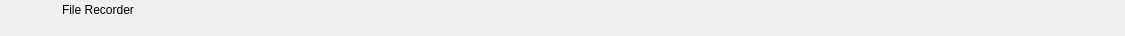
<?xml version="1.0" encoding="UTF-8"?>
<ui version="4.0">
 <class>RundownFileRecorderWidget</class>
 <widget class="QWidget" name="RundownFileRecorderWidget">
  <property name="geometry">
   <rect>
    <x>0</x>
    <y>0</y>
    <width>1125</width>
    <height>36</height>
   </rect>
  </property>
  <layout class="QHBoxLayout" name="horizontalLayout">
   <property name="spacing">
    <number>0</number>
   </property>
   <property name="leftMargin">
    <number>0</number>
   </property>
   <property name="topMargin">
    <number>0</number>
   </property>
   <property name="rightMargin">
    <number>0</number>
   </property>
   <property name="bottomMargin">
    <number>0</number>
   </property>
   <item>
    <widget class="QFrame" name="frameItem">
     <property name="sizePolicy">
      <sizepolicy hsizetype="Preferred" vsizetype="Fixed">
       <horstretch>0</horstretch>
       <verstretch>0</verstretch>
      </sizepolicy>
     </property>
     <property name="minimumSize">
      <size>
       <width>0</width>
       <height>36</height>
      </size>
     </property>
     <widget class="QLabel" name="labelIcon">
      <property name="geometry">
       <rect>
        <x>22</x>
        <y>2</y>
        <width>32</width>
        <height>32</height>
       </rect>
      </property>
      <property name="text">
       <string/>
      </property>
      <property name="pixmap">
       <pixmap resource="../Widgets.qrc">:/Graphics/Images/FileRecorder.png</pixmap>
      </property>
      <property name="scaledContents">
       <bool>true</bool>
      </property>
     </widget>
     <widget class="QLabel" name="labelLabel">
      <property name="geometry">
       <rect>
        <x>62</x>
        <y>2</y>
        <width>5000</width>
        <height>16</height>
       </rect>
      </property>
      <property name="text">
       <string>File Recorder</string>
      </property>
     </widget>
     <widget class="QLabel" name="labelColor">
      <property name="geometry">
       <rect>
        <x>0</x>
        <y>0</y>
        <width>18</width>
        <height>36</height>
       </rect>
      </property>
      <property name="text">
       <string/>
      </property>
     </widget>
     <widget class="QLabel" name="labelGroupColor">
      <property name="geometry">
       <rect>
        <x>0</x>
        <y>0</y>
        <width>6</width>
        <height>36</height>
       </rect>
      </property>
      <property name="text">
       <string/>
      </property>
     </widget>
     <widget class="QLabel" name="labelDevice">
      <property name="geometry">
       <rect>
        <x>62</x>
        <y>19</y>
        <width>75</width>
        <height>16</height>
       </rect>
      </property>
      <property name="text">
       <string></string>
      </property>
     </widget>
     <widget class="QLabel" name="labelChannel">
      <property name="geometry">
       <rect>
        <x>0</x>
        <y>0</y>
        <width>0</width>
        <height>0</height>
       </rect>
      </property>
      <property name="text">
       <string></string>
      </property>
     </widget>
     <widget class="QLabel" name="labelDelay">
      <property name="geometry">
       <rect>
        <x>185</x>
        <y>19</y>
        <width>55</width>
        <height>16</height>
       </rect>
      </property>
      <property name="text">
       <string></string>
      </property>
     </widget>
     <widget class="QLabel" name="labelRemoteTriggerId">
      <property name="geometry">
       <rect>
        <x>245</x>
        <y>19</y>
        <width>70</width>
        <height>16</height>
       </rect>
      </property>
      <property name="text">
       <string></string>
      </property>
     </widget>
    </widget>
   </item>
   <item>
    <widget class="QFrame" name="frameStatus">
     <property name="minimumSize">
      <size>
       <width>305</width>
       <height>0</height>
      </size>
     </property>
     <property name="maximumSize">
      <size>
       <width>109</width>
       <height>16777215</height>
      </size>
     </property>
     <widget class="QLabel" name="labelGpiConnected">
      <property name="geometry">
       <rect>
        <x>229</x>
        <y>2</y>
        <width>32</width>
        <height>32</height>
       </rect>
      </property>
      <property name="minimumSize">
       <size>
        <width>32</width>
        <height>32</height>
       </size>
      </property>
      <property name="maximumSize">
       <size>
        <width>32</width>
        <height>32</height>
       </size>
      </property>
      <property name="lineWidth">
       <number>0</number>
      </property>
      <property name="text">
       <string/>
      </property>
      <property name="pixmap">
       <pixmap resource="../Widgets.qrc">:/Graphics/Images/GpiConnected.png</pixmap>
      </property>
      <property name="scaledContents">
       <bool>true</bool>
      </property>
     </widget>
     <widget class="QLabel" name="labelDisconnected">
      <property name="geometry">
       <rect>
        <x>261</x>
        <y>2</y>
        <width>32</width>
        <height>32</height>
       </rect>
      </property>
      <property name="minimumSize">
       <size>
        <width>32</width>
        <height>32</height>
       </size>
      </property>
      <property name="maximumSize">
       <size>
        <width>32</width>
        <height>32</height>
       </size>
      </property>
      <property name="text">
       <string/>
      </property>
      <property name="pixmap">
       <pixmap resource="../Widgets.qrc">:/Graphics/Images/Disconnected.png</pixmap>
      </property>
      <property name="scaledContents">
       <bool>true</bool>
      </property>
     </widget>
     <widget class="QLabel" name="labelActiveColor">
      <property name="geometry">
       <rect>
        <x>297</x>
        <y>0</y>
        <width>8</width>
        <height>36</height>
       </rect>
      </property>
      <property name="minimumSize">
       <size>
        <width>8</width>
        <height>36</height>
       </size>
      </property>
      <property name="maximumSize">
       <size>
        <width>8</width>
        <height>36</height>
       </size>
      </property>
      <property name="text">
       <string/>
      </property>
     </widget>
     <widget class="OscTimeWidget" name="widgetOscTime" native="true">
      <property name="geometry">
       <rect>
        <x>3</x>
        <y>3</y>
        <width>220</width>
        <height>31</height>
       </rect>
      </property>
     </widget>
    </widget>
   </item>
  </layout>
 </widget>
 <customwidgets>
  <customwidget>
   <class>OscTimeWidget</class>
   <extends>QWidget</extends>
   <header>OscTimeWidget.h</header>
   <container>1</container>
  </customwidget>
 </customwidgets>
 <resources>
  <include location="../Widgets.qrc"/>
 </resources>
 <connections/>
 <slots>
  <slot>addToCombo()</slot>
 </slots>
</ui>
